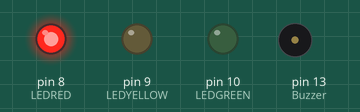
Bench run of a sketch on a simulated Arduino Uno, built with avr-gcc and run on an emulated ATmega328P. Shown: output pins drawn as LEDs (lit = HIGH), buzzer (waves = sounding).

Above: at 0.35 s.
At 1.25 s:
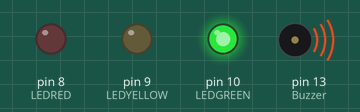
At 2.05 s:
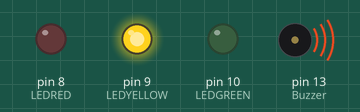
At 4.1 s:
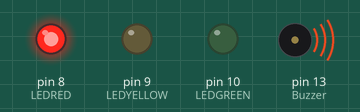
At 8.4 s:
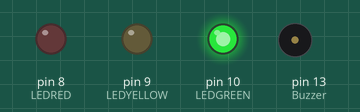
At 8.9 s:
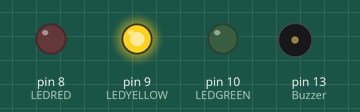
Timing chart, 0 to 10.4 s (numbered marks = the images above):
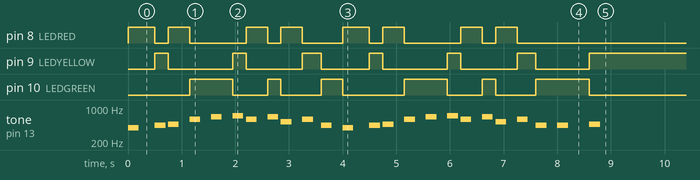

The sketch:

buzzerMusic.ino
```cpp
int i = 0;
int mode = 0;
int x = 0; int y =0;
const int LEDRED = 8;
const int LEDYELLOW = 9;
const int LEDGREEN = 10;
const int Buzzer = 13;
void setup() {
  // put your setup code here, to run once:
  Serial.begin(9600);
  pinMode(Buzzer, OUTPUT);
  pinMode(LEDRED, OUTPUT);
  pinMode(LEDYELLOW, OUTPUT);
  pinMode(LEDGREEN, OUTPUT);
}

void loop() {
  // put your main code here, to run repeatedly:

 while (x < 2) {
  tone(Buzzer, 392, 200);
  digitalWrite(LEDGREEN, LOW);
  digitalWrite(LEDRED, HIGH);
  delay(500);
  tone(Buzzer, 440, 200);
    digitalWrite(LEDRED, LOW);
  digitalWrite(LEDYELLOW, HIGH);
  delay(250);
  tone(Buzzer, 468, 200);
  digitalWrite(LEDYELLOW, LOW);
  digitalWrite(LEDRED, HIGH);
  delay(400);
  tone(Buzzer, 589, 200);
   digitalWrite(LEDRED, LOW);
  digitalWrite(LEDGREEN, HIGH);
  delay(400);
  digitalWrite(LEDGREEN, LOW);
  digitalWrite(LEDRED, HIGH);
  tone(Buzzer, 663, 200);
  digitalWrite(LEDRED, LOW);
  digitalWrite(LEDGREEN, HIGH);
  delay(400);
  tone(Buzzer, 701, 200);
  digitalWrite(LEDGREEN, LOW);
  digitalWrite(LEDYELLOW, HIGH);
  delay(250);
  tone(Buzzer, 589, 200);
   digitalWrite(LEDYELLOW, LOW);
  digitalWrite(LEDRED, HIGH);
  delay(400);
  tone(Buzzer, 663, 200);
  digitalWrite(LEDRED, LOW);
  digitalWrite(LEDGREEN, HIGH);
  delay(250);
  tone(Buzzer, 526, 200);
  digitalWrite(LEDGREEN, LOW);
  digitalWrite(LEDRED, HIGH);
  delay(400);
  tone(Buzzer, 589, 200);
  digitalWrite(LEDRED, LOW);
  digitalWrite(LEDYELLOW, HIGH);
  delay(350);
  tone(Buzzer, 440, 200);
  digitalWrite(LEDYELLOW, LOW);
  digitalWrite(LEDGREEN, HIGH);
  delay(400);
  x++;
}

while (y <  1) {
  tone(Buzzer, 440, 200);
  digitalWrite(LEDYELLOW, LOW);
  digitalWrite(LEDGREEN, HIGH);
  delay(600);
  digitalWrite(LEDGREEN, LOW);
  digitalWrite(LEDYELLOW, HIGH);
  tone(Buzzer, 468, 200);
  delay(300);
  y++;
}

}
```

Measured:
- by itself, pin 8 (LEDRED): LOW → HIGH at 0.00 s, → LOW 0.50 s later, → HIGH 0.25 s later, → LOW 0.40 s later, … (16 changes in this stretch)
- by itself, pin 9 (LEDYELLOW): LOW → HIGH at 0.50 s, → LOW 0.25 s later, → HIGH 1.2 s later, → LOW 0.25 s later, … (13 changes in this stretch)
- by itself, pin 10 (LEDGREEN): LOW → HIGH at 1.2 s, → LOW 0.80 s later, → HIGH 0.65 s later, → LOW 0.25 s later, … (12 changes in this stretch)
- by itself, tone on pin 13 (Buzzer): plays 392 Hz for 0.20 s, 440 Hz for 0.20 s, 468 Hz for 0.20 s, 589 Hz for 0.20 s, 663 Hz for 0.20 s, 701 Hz for 0.20 s … (24 notes in this stretch)
